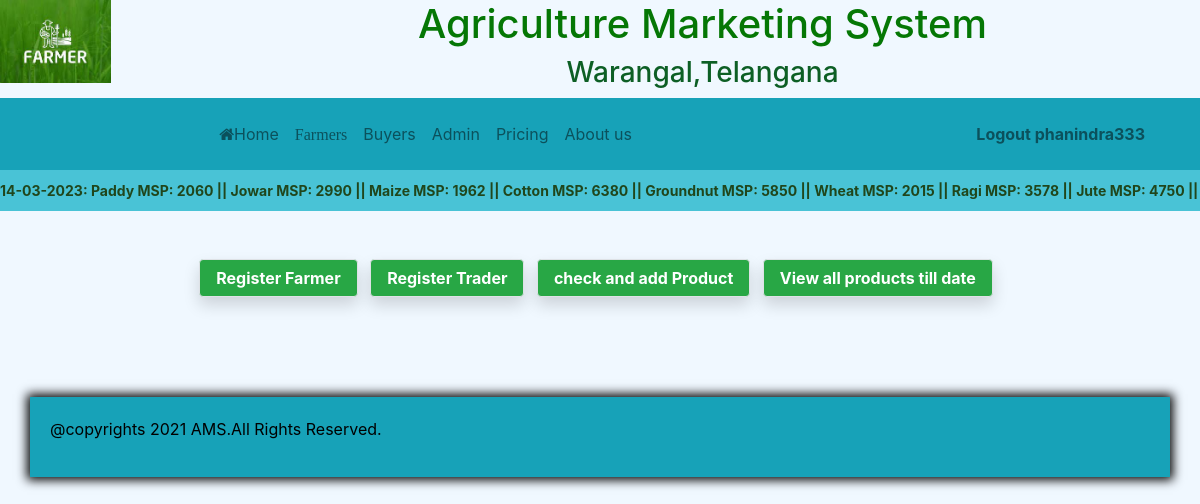
Screenshot of /admindashboard.php (signed in) with the database file from the repository.
### tables this page shows
CREATE TABLE `mspdetails` (
  `Commodity` varchar(100) NOT NULL,
  `Price` int(10) NOT NULL
);

### admindashboard.php (the view, shortened to what this page needs)
<?php
    include "connection.php";
?>
<!DOCTYPE html>
<html lang="en">
<head>
    <link rel="stylesheet" href="https://maxcdn.bootstrapcdn.com/bootstrap/4.4.1/css/bootstrap.min.css">
    <link rel="stylesheet" href="https://use.fontawesome.com/releases/v5.7.0/css/all.css">
    <link rel="stylesheet" href="https://stackpath.bootstrapcdn.com/bootstrap/4.5.2/css/bootstrap.min.css">
    <link rel="stylesheet" href="https://stackpath.bootstrapcdn.com/font-awesome/4.7.0/css/font-awesome.min.css">
</head>
<body>
    <header>
        <div class="row">
          <div class="col-sm-3">
              <img style="display: inline;max-width: 40%;">
          </div>
          <div class="col-lg-8 col-sm-3">
  <center>
      <div style="text-decoration-style: wavy;color: rgb(165, 15, 15);display: inline;">
      <h1 style="color: rgb(5, 119, 5);">Agriculture Marketing System</h1>
      <h3 style="color: rgb(13, 95, 37);">Warangal,Telangana</h3>
     </div></center>
  </div>
  </div>
</header>
       <div class="container-fuild">
        <nav class="navbar navbar-expand-lg bg-info navbar-light">
            <div class="container-fluid">
                <div class="navbar-collapse collapse navbar" id="collapsibleNavbar">
                    <ul class="nav navbar-nav mr-auto">
                    <li class="nav-item active">
                            <div class="zoom">
                            <a class="nav-link" href="home.php"><i class="fa fa-home" aria-hidden="true"></i>Home</a>
                            </div>
                        </li>
                        <li class="nav-item">
                            <div class="zoom">
                            <a class="nav-link" href="farmers.php"><i class="fa 92577344-2b1d7600-f2a8-11ea-9ddc-f03f280bda78" aria-hidden="true">Farmers</i></a>
                        </div>
                        </li>
                        <li class="nav-item">
                            <div class="zoom">
                            <a class="nav-link" href="trader.php">Buyers</a>
                        </div>
                        </li>
                        <li class="nav-item">
                            <div class="zoom">
                            <a class="nav-link" href="admin.php">Admin</a>
                            </div>
                        </li>
                        <li class="nav-item">
                            <div class="zoom">
                            <a class="nav-link" href="pricing.php">Pricing</a>
                            </div>
                        </li>
                        <li class="nav-item">
                            <div class="zoom">
                            <a class="nav-link" href="aboutus.php">About us</a>
                            </div>
                        </li>
                    </ul>
                    <ul class="navbar-nav">
                        <li class="nav-item">
                           <b> <a class="nav-link" href="destroysessions.php">
                               Logout <?php echo $_SESSION['adminusername']?>
                            </a></b>
                        </li>
                    </ul>
                </div>
            </div>
        </nav>
        <?php
    $month = date('m');
    $day = date('d');
    $year = date('Y');
    $today = $day . '-' . $month . '-' . $year;
    ?>
        <marquee behavior="scroll" direction="left" style="
        color: rgb(32, 70, 28);
        font-weight: bold;
        background: #49c3d6;margin-bottom: 0;
        padding: 10px 0 10px;
        font-size: 14px;display:block" scrolldelay="100"><span><?php echo $today; ?></span>: <?php $query = "select *from mspdetails";
            $result = mysqli_query($conn,$query);
            if($result->num_rows>0):
                while($array=mysqli_fetch_row($result)):
                    echo $array[0];
                    echo " MSP: ";
                    echo $array[1];
                    echo " || ";
                endwhile;
            endif;
            ?> </marquee>
        <br>
        <br>
        <center><a href="farmerregister.php" >
             <button class="btn btn-success bg-green text-center border px-3 shadow text-white mr-sm-2 font22 btnBig" type="button" class="btn btn-primary" data-toggle="modal" data-target="#exampleModal">
               <b>Register Farmer</b></button> </a>
        <a href="traderregister.php" >
            <button class="btn btn-success bg-green text-center border px-3 shadow text-white mr-sm-2 font22 btnBig" type="button" class="btn btn-primary" data-toggle="modal" data-target="#exampleModal">
        <b>Register Trader</b></button> </a>
        <a href="addproduct.php" >
            <button class="btn btn-success bg-green text-center border px-3 shadow text-white mr-sm-2 font22 btnBig" type="button" class="btn btn-primary" data-toggle="modal" data-target="#exampleModal">
        <b>check and add Product</b></button> </a>
        <a href="viewallproducts.php" >
            <button class="btn btn-success bg-green text-center border px-3 shadow text-white mr-sm-2 font22 btnBig" type="button" class="btn btn-primary" data-toggle="modal" data-target="#exampleModal">
        <b>View all products till date</b></button> </a>
    </center>
<footer>
    <div class="container">
        <p style="color: black;">@copyrights 2021 AMS.All Rights Reserved.</p>
    </div>
</footer>
</body>
</html>

### admindashboard.php (style rules this page uses)
body { overflow-x: hidden; overflow-y: auto; background-color: aliceblue; background-repeat: no-repeat; background-attachment: fixed; background-size: cover; }
.container-fuild { display: inline; border-style: 2px solid black; height: fit-content; border-radius:2px; }
h2,h3 { text-align: center; }
.container { background: #17A2b8; color: white; margin-top: 100px; padding: 20px; box-shadow: 0px 0px 10px 3px black; }
.navbar-nav { margin-left: auto; }

### rows the page displays
mspdetails: Commodity "Paddy", Price "2060"
mspdetails: Commodity "Jowar", Price "2990"
mspdetails: Commodity "Maize", Price "1962"
mspdetails: Commodity "Cotton", Price "6380"
mspdetails: Commodity "Groundnut", Price "5850"
mspdetails: Commodity "Wheat", Price "2015"
mspdetails: Commodity "Ragi", Price "3578"
mspdetails: Commodity "Jute", Price "4750"

### other values shown
$_SESSION['adminusername'] "phanindra333"
